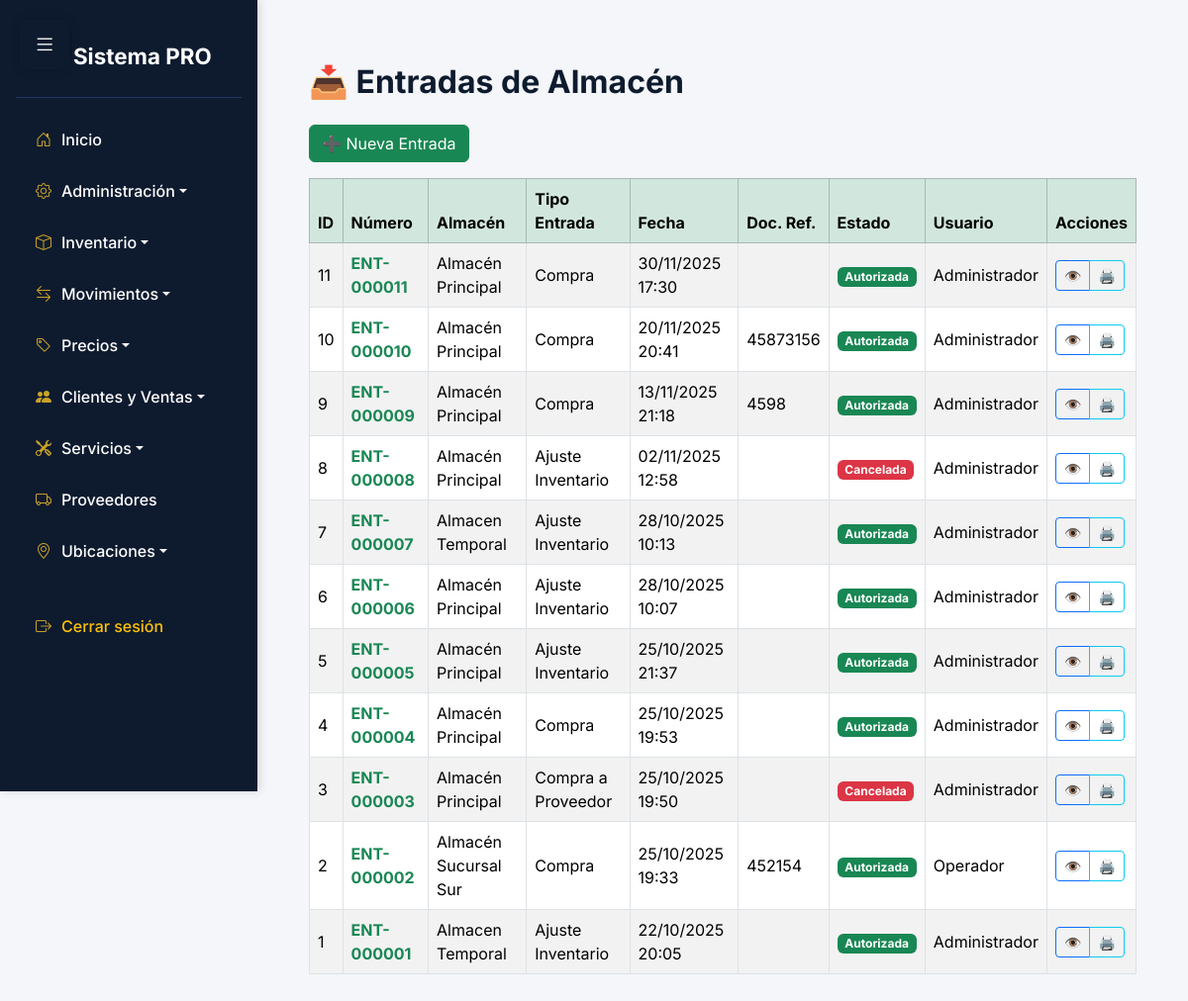
/app/vista/Entradas/listar.php (signed in), run on the app's committed database.
### tables this page shows
CREATE TABLE `entradas_almacen` (
  `id` int NOT NULL,
  `numero_entrada` varchar(50) NOT NULL,
  `almacen_id` int NOT NULL,
  `tipo_entrada_id` int NOT NULL,
  `fecha_entrada` datetime NOT NULL DEFAULT CURRENT_TIMESTAMP,
  `fecha_autorizacion` datetime DEFAULT NULL,
  `motivo` text,
  `documento_referencia` varchar(100) DEFAULT NULL COMMENT 'Factura, orden de compra, etc.',
  `usuario_registra_id` int NOT NULL,
  `usuario_autoriza_id` int DEFAULT NULL,
  `estado_id` int NOT NULL DEFAULT '1',
  `creado_en` datetime DEFAULT CURRENT_TIMESTAMP,
  `actualizado_en` datetime DEFAULT CURRENT_TIMESTAMP ON UPDATE CURRENT_TIMESTAMP
);

CREATE TABLE `almacenes` (
  `id` int NOT NULL,
  `codigo` varchar(20) NOT NULL,
  `nombre` varchar(100) NOT NULL,
  `ubicacion` text,
  `descripcion` text,
  `responsable_usuario_id` int DEFAULT NULL,
  `estado_id` int NOT NULL DEFAULT '1',
  `usuario_creador_id` int DEFAULT NULL,
  `usuario_modificador_id` int DEFAULT NULL,
  `creado_en` datetime DEFAULT CURRENT_TIMESTAMP,
  `actualizado_en` datetime DEFAULT CURRENT_TIMESTAMP ON UPDATE CURRENT_TIMESTAMP
);

CREATE TABLE `tipos_entrada` (
  `id` int NOT NULL,
  `nombre` varchar(50) NOT NULL,
  `descripcion` text,
  `requiere_autorizacion` tinyint(1) DEFAULT '1',
  `estado_id` int NOT NULL DEFAULT '1',
  `usuario_creador_id` int DEFAULT NULL,
  `usuario_modificador_id` int DEFAULT NULL,
  `creado_en` datetime DEFAULT CURRENT_TIMESTAMP,
  `actualizado_en` datetime DEFAULT CURRENT_TIMESTAMP ON UPDATE CURRENT_TIMESTAMP
);

CREATE TABLE `estados` (
  `id` int NOT NULL,
  `nombre` varchar(50) NOT NULL,
  `descripcion` text,
  `aplica_a` varchar(100) DEFAULT NULL COMMENT 'A qué entidades aplica este estado',
  `creado_en` datetime DEFAULT CURRENT_TIMESTAMP,
  `actualizado_en` datetime DEFAULT CURRENT_TIMESTAMP ON UPDATE CURRENT_TIMESTAMP
);

CREATE TABLE `usuarios` (
  `id` int NOT NULL,
  `nombre` varchar(100) NOT NULL,
  `correo` varchar(100) NOT NULL,
  `contrasena` varchar(255) NOT NULL,
  `estado_id` int NOT NULL,
  `creado_en` datetime DEFAULT CURRENT_TIMESTAMP,
  `actualizado_en` datetime DEFAULT CURRENT_TIMESTAMP ON UPDATE CURRENT_TIMESTAMP
);

### app/Conexion/Conexion.php (called while the page is built)
<?php
class Conexion {
    private $conexion;
    private $host = 'localhost';
    private $dbName = 'aegis';
    private $username = 'root';
    private $password = '';
    public function __construct() {
        try {
            $this->conexion = new PDO(
                "mysql:host=$this->host;dbname=$this->dbName",
                $this->username,
                $this->password
            );
            $this->conexion->setAttribute(PDO::ATTR_ERRMODE, PDO::ERRMODE_EXCEPTION);
        } catch (PDOException $e) {
            die("Error de conexión: " . $e->getMessage());
        }
    }
    public function getConexion() {
        return $this->conexion;
    }
}
?>

### app/Modelo/EntradasAlmacen.php (called while the page is built, shortened)
<?php
require_once __DIR__ . '/../Conexion/Conexion.php';
class EntradasAlmacen {
    private $conexion;
    public function __construct() {
        $this->conexion = new Conexion();
        $this->verificarEstados();
        $this->verificarTiposEntrada();
    }
    private function verificarEstados() {
        $estadosNecesarios = [
            ['nombre' => 'Registrada', 'descripcion' => 'Entrada registrada pendiente de autorización'],
            ['nombre' => 'Autorizada', 'descripcion' => 'Entrada autorizada y procesada'],
            ['nombre' => 'Cancelada', 'descripcion' => 'Entrada cancelada']
        ];
        foreach ($estadosNecesarios as $estado) {
            $sql = "SELECT id FROM estados WHERE nombre = ? LIMIT 1";
            $stmt = $this->conexion->getConexion()->prepare($sql);
            $stmt->execute([$estado['nombre']]);
        }
    }
    private function verificarTiposEntrada() {
        $tiposNecesarios = [
            ['nombre' => 'Compra a Proveedor', 'descripcion' => 'Entrada por compra a proveedor', 'requiere_autorizacion' => 1],
            ['nombre' => 'Devolución Cliente', 'descripcion' => 'Entrada por devolución de cliente', 'requiere_autorizacion' => 1],
            ['nombre' => 'Ajuste Inventario', 'descripcion' => 'Ajuste positivo de inventario', 'requiere_autorizacion' => 1],
            ['nombre' => 'Producción Interna', 'descripcion' => 'Entrada por producción interna', 'requiere_autorizacion' => 0],
            ['nombre' => 'Transferencia Entrada', 'descripcion' => 'Entrada por transferencia entre almacenes', 'requiere_autorizacion' => 0]
        ];
        $estadoActivo = $this->obtenerEstadoPorNombre('Activo') ?? 1;
        foreach ($tiposNecesarios as $tipo) {
            $sql = "SELECT id FROM tipos_entrada WHERE nombre = ? LIMIT 1";
            $stmt = $this->conexion->getConexion()->prepare($sql);
            $stmt->execute([$tipo['nombre']]);
        }
    }
public function listar() {
    $usuario_id = $_SESSION['usuario_id'];
    $sql = "SELECT ea.id,
                   ea.numero_entrada,
                   a.nombre AS almacen,
                   te.nombre AS tipo_entrada,
                   ea.fecha_entrada,
                   ea.fecha_autorizacion,
                   ea.documento_referencia,
                   e.nombre AS estado,
                   ur.nombre AS usuario_registra,
                   ua.nombre AS usuario_autoriza,
                   ea.motivo
            FROM entradas_almacen ea
            INNER JOIN almacenes a ON ea.almacen_id = a.id
            INNER JOIN tipos_entrada te ON ea.tipo_entrada_id = te.id
            INNER JOIN estados e ON ea.estado_id = e.id
            LEFT JOIN usuarios ur ON ea.usuario_registra_id = ur.id
            LEFT JOIN usuarios ua ON ea.usuario_autoriza_id = ua.id
            INNER JOIN usuario_almacen ua2
                    ON ua2.almacen_id = ea.almacen_id
                   AND ua2.usuario_id = :usuario_id
                   AND ua2.estado_id = 1
            ORDER BY ea.id DESC";
    $stmt = $this->conexion->getConexion()->prepare($sql);
    $stmt->bindParam(':usuario_id', $usuario_id, PDO::PARAM_INT);
    $stmt->execute();
    return $stmt->fetchAll(PDO::FETCH_ASSOC);
}
    private function obtenerEstadoPorNombre($nombre) {
        $sql = "SELECT id FROM estados WHERE nombre = ? LIMIT 1";
        $stmt = $this->conexion->getConexion()->prepare($sql);
        $stmt->execute([$nombre]);
        $resultado = $stmt->fetch(PDO::FETCH_ASSOC);
        return $resultado ? $resultado['id'] : null;
    }
}

### app/Controlador/EntradasAlmacenControlador.php (called while the page is built, shortened)
<?php
require_once __DIR__ . '/../Modelo/EntradasAlmacen.php';
class EntradasAlmacenControlador {
    private $modelo;
    public function __construct() {
        $this->modelo = new EntradasAlmacen();
    }
    public function listar() {
        return $this->modelo->listar();
    }
}

### app/Vista/Entradas/listar.php (the view, shortened to what this page needs)
<?php
require_once '../../Controlador/EntradasAlmacenControlador.php';
require_once '../../../includes/sidebar.php';
$controlador = new EntradasAlmacenControlador();
$entradas = $controlador->listar();
?>
<div class="container mt-4">
    <h2 class="mb-4">📥 Entradas de Almacén</h2>
    <div class="mb-3">
        <a href="nuevo.php" class="btn btn-success">➕ Nueva Entrada</a>
    </div>
    <?php if (empty($entradas)): ?>
        <div class="text-center py-5 text-muted">
            <div class="mb-2" style="font-size:48px">📭</div>
            <p class="lead">No hay entradas registradas</p>
        </div>
    <?php else: ?>
        <div class="table-responsive">
            <table class="table table-bordered table-striped align-middle">
                <thead class="table-success">
                    <tr>
                        <th>ID</th>
                        <th>Número</th>
                        <th>Almacén</th>
                        <th>Tipo Entrada</th>
                        <th>Fecha</th>
                        <th>Doc. Ref.</th>
                        <th>Estado</th>
                        <th>Usuario</th>
                        <th>Acciones</th>
                    </tr>
                </thead>
                <tbody>
                    <?php foreach ($entradas as $e):
                        $badge = match($e['estado']) {
                            'Registrada' => 'warning',
                            'Autorizada' => 'success',
                            'Cancelada' => 'danger',
                            default => 'secondary'
                        };
                    ?>
                        <tr>
                            <td><?= $e['id'] ?></td>
                            <td><span class="fw-bold text-success"><?= htmlspecialchars($e['numero_entrada']) ?></span></td>
                            <td><?= htmlspecialchars($e['almacen']) ?></td>
                            <td><?= htmlspecialchars($e['tipo_entrada']) ?></td>
                            <td><?= date('d/m/Y H:i', strtotime($e['fecha_entrada'])) ?></td>
                            <td><?= htmlspecialchars($e['documento_referencia']) ?></td>
                            <td><span class="badge bg-<?= $badge ?>"><?= htmlspecialchars($e['estado']) ?></span></td>
                            <td><?= htmlspecialchars($e['usuario_registra']) ?></td>
                            <td>
                                <div class="btn-group" role="group">
                                    <a href="ver.php?id=<?= $e['id'] ?>" class="btn btn-sm btn-outline-primary" title="Ver">👁️</a>
                                    <a href="imprimir.php?id=<?= $e['id'] ?>"
                                       class="btn btn-sm btn-outline-info"
                                       title="Imprimir PDF"
                                       target="_blank">🖨️</a>
                                </div>
                            </td>
                        </tr>
                    <?php endforeach; ?>
                </tbody>
            </table>
        </div>
    <?php endif; ?>
</div>

### includes/sidebar.php (style rules this page uses)
:root { --sidebar-bg: #0e1b2f; --sidebar-hover: #1f3a5f; --accent-gold: #c9a227; --body-bg: #f4f6f9; --text-light: #ffffff; --text-dark: #2e2e2e; }
body { font-family: 'Inter', sans-serif; background-color: var(--body-bg); color: var(--text-dark); margin: 0; padding: 0; }
h1, h2, h3 { color: var(--sidebar-bg); font-weight: 700; }

### data on the page
entradas_almacen: id "11", numero_entrada "ENT-000011", almacen.nombre "Almacén Principal", tipo_entrada.nombre "Compra", fecha_entrada "30/11/2025 17:30", estado.nombre "Autorizada", usuario_autoriza.nombre "Administrador"
entradas_almacen: id "10", numero_entrada "ENT-000010", almacen.nombre "Almacén Principal", tipo_entrada.nombre "Compra", fecha_entrada "20/11/2025 20:41", documento_referencia "45873156", estado.nombre "Autorizada", usuario_autoriza.nombre "Administrador"
entradas_almacen: id "9", numero_entrada "ENT-000009", almacen.nombre "Almacén Principal", tipo_entrada.nombre "Compra", fecha_entrada "13/11/2025 21:18", documento_referencia "4598", estado.nombre "Autorizada", usuario_autoriza.nombre "Administrador"
entradas_almacen: id "8", numero_entrada "ENT-000008", almacen.nombre "Almacén Principal", tipo_entrada.nombre "Ajuste Inventario", fecha_entrada "02/11/2025 12:58", estado.nombre "Cancelada", usuario_registra.nombre "Administrador"
entradas_almacen: id "7", numero_entrada "ENT-000007", almacen.nombre "Almacen Temporal", tipo_entrada.nombre "Ajuste Inventario", fecha_entrada "28/10/2025 10:13", estado.nombre "Autorizada", usuario_autoriza.nombre "Administrador"
entradas_almacen: id "6", numero_entrada "ENT-000006", almacen.nombre "Almacén Principal", tipo_entrada.nombre "Ajuste Inventario", fecha_entrada "28/10/2025 10:07", estado.nombre "Autorizada", usuario_autoriza.nombre "Administrador"
entradas_almacen: id "5", numero_entrada "ENT-000005", almacen.nombre "Almacén Principal", tipo_entrada.nombre "Ajuste Inventario", fecha_entrada "25/10/2025 21:37", estado.nombre "Autorizada", usuario_autoriza.nombre "Administrador"
entradas_almacen: id "4", numero_entrada "ENT-000004", almacen.nombre "Almacén Principal", tipo_entrada.nombre "Compra", fecha_entrada "25/10/2025 19:53", estado.nombre "Autorizada", usuario_autoriza.nombre "Administrador"
entradas_almacen: id "3", numero_entrada "ENT-000003", almacen.nombre "Almacén Principal", tipo_entrada.nombre "Compra a Proveedor", fecha_entrada "25/10/2025 19:50", estado.nombre "Cancelada", usuario_registra.nombre "Administrador"
entradas_almacen: id "2", numero_entrada "ENT-000002", almacen.nombre "Almacén Sucursal Sur", tipo_entrada.nombre "Compra", fecha_entrada "25/10/2025 19:33", documento_referencia "452154", estado.nombre "Autorizada", usuario_autoriza.nombre "Operador"
entradas_almacen: id "1", numero_entrada "ENT-000001", almacen.nombre "Almacen Temporal", tipo_entrada.nombre "Ajuste Inventario", fecha_entrada "22/10/2025 20:05", estado.nombre "Autorizada", usuario_autoriza.nombre "Administrador"
